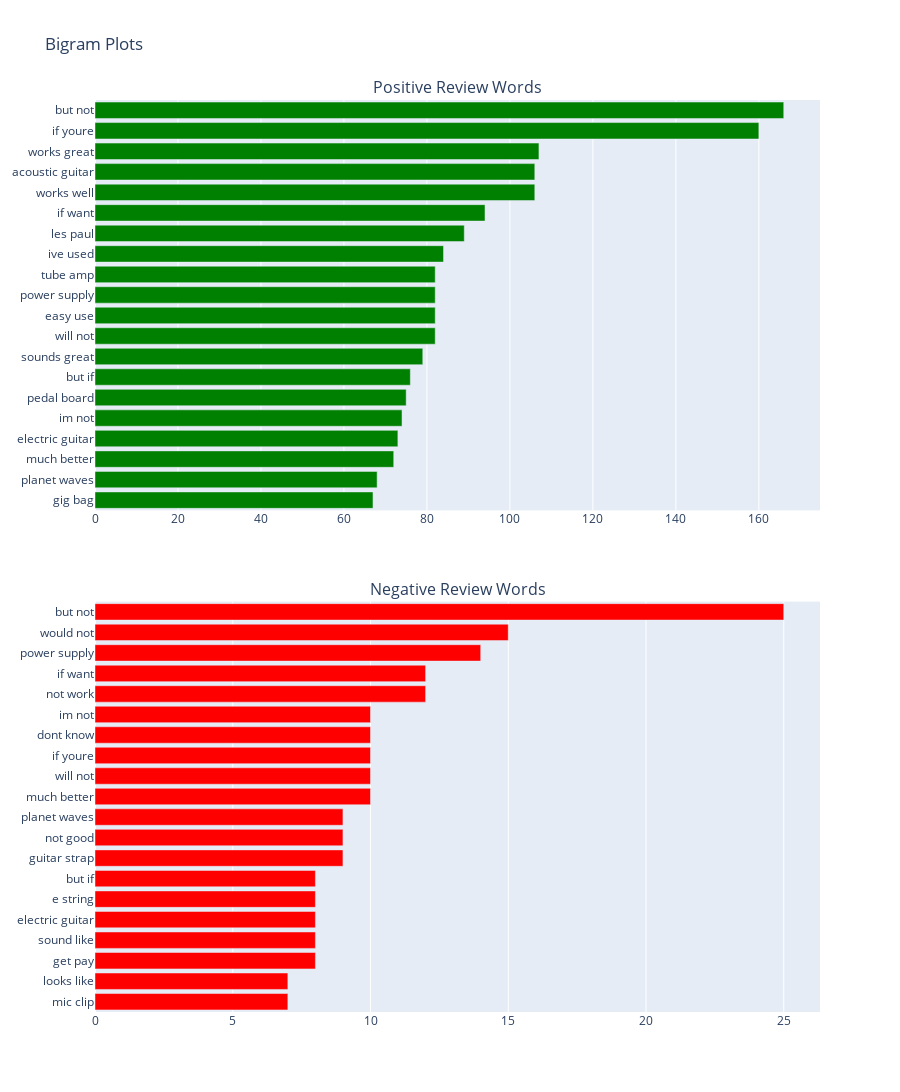

The cell this chart's notebook holds for it:
### Code cell
# print out two bar charts

plot = tools.make_subplots(rows=2, cols=1, vertical_spacing=0.1, subplot_titles=["Positive Review Words", "Negative Review Words"])
plot.append_trace(trace_pos, 1, 1)
plot.append_trace(trace_neg, 2, 1)

plot['layout'].update(height=1200, width=900, paper_bgcolor='rgb(255, 255, 255)', title="Bigram Plots")

iplot(plot, filename='bigram')

### Figure 1 — Plotly figure (JSON) as saved in the notebook; plotly's stock layout.template omitted (floating-point values rounded to 4 significant figures)
{"data": [{"marker": {"color": "green"}, "orientation": "h", "showlegend": false, "type": "bar", "x": [67, 68, 72, 73, 74, 75, 76, 79, 82, 82, 82, 82, 84, 89, 94, 106, 106, 107, 160, 166], "xaxis": "x", "y": ["gig bag", "planet waves", "much better", "electric guitar", "im not", "pedal board", "but if", "sounds great", "will not", "easy use", "power supply", "tube amp", "ive used", "les paul", "if want", "works well", "acoustic guitar", "works great", "if youre", "but not"], "yaxis": "y"}, {"marker": {"color": "red"}, "orientation": "h", "showlegend": false, "type": "bar", "x": [7, 7, 8, 8, 8, 8, 8, 9, 9, 9, 10, 10, 10, 10, 10, 12, 12, 14, 15, 25], "xaxis": "x2", "y": ["mic clip", "looks like", "get pay", "sound like", "electric guitar", "e string", "but if", "guitar strap", "not good", "planet waves", "much better", "will not", "if youre", "dont know", "im not", "not work", "if want", "power supply", "would not", "but not"], "yaxis": "y2"}], "layout": {"annotations": [{"font": {"size": 16}, "showarrow": false, "text": "Positive Review Words", "x": 0.5, "xanchor": "center", "xref": "paper", "y": 1, "yanchor": "bottom", "yref": "paper"}, {"font": {"size": 16}, "showarrow": false, "text": "Negative Review Words", "x": 0.5, "xanchor": "center", "xref": "paper", "y": 0.45, "yanchor": "bottom", "yref": "paper"}], "height": 1200, "paper_bgcolor": "rgb(255, 255, 255)", "title": {"text": "Bigram Plots"}, "width": 900, "xaxis": {"anchor": "y", "domain": [0, 1]}, "xaxis2": {"anchor": "y2", "domain": [0, 1]}, "yaxis": {"anchor": "x", "domain": [0.55, 1]}, "yaxis2": {"anchor": "x2", "domain": [0, 0.45]}}}
